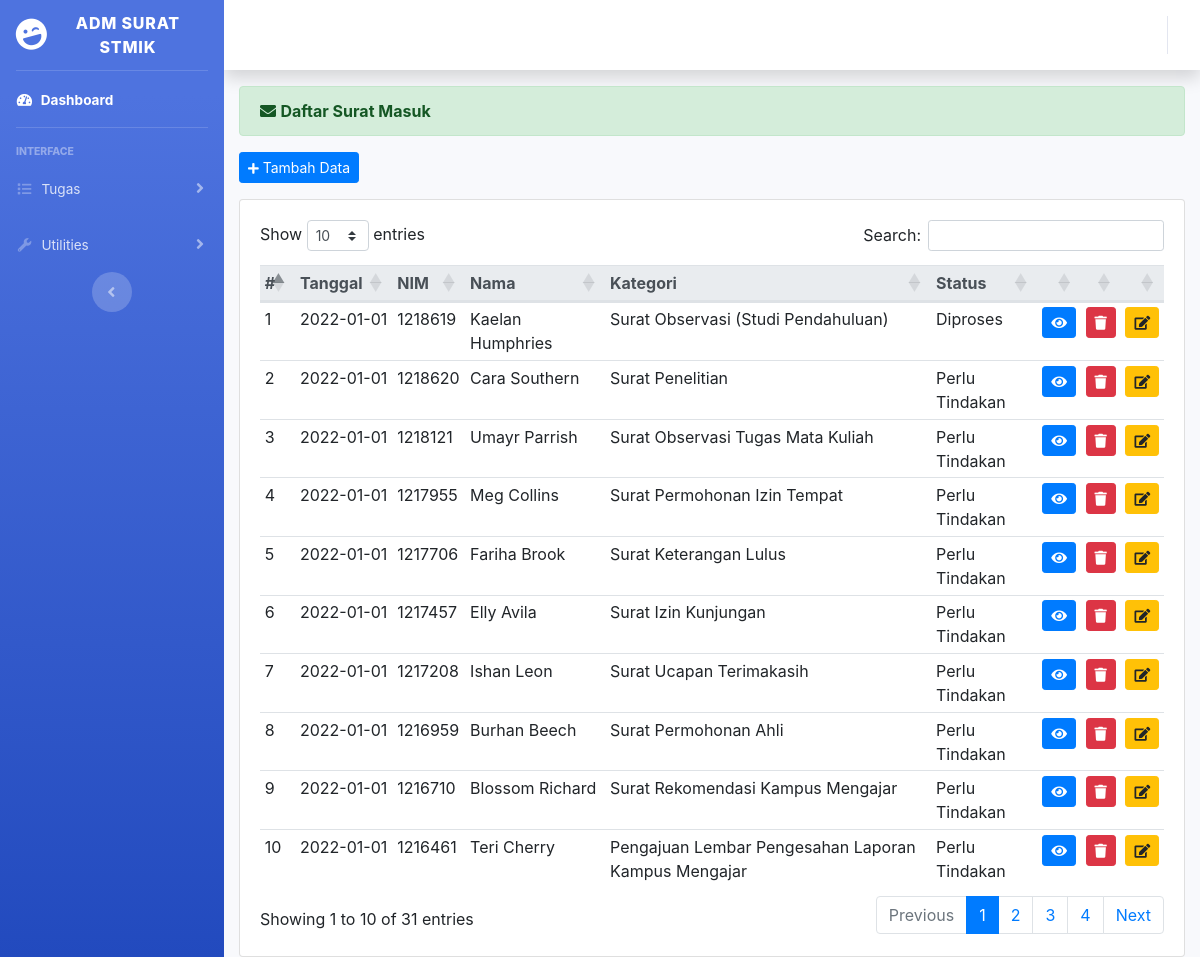
The app's page /index.php/administrator/arsip with its own data.
### tables this page shows
CREATE TABLE `arsip` (
  `id_arsip` int(220) NOT NULL,
  `tanggal` date NOT NULL,
  `nim` int(10) NOT NULL,
  `nama` varchar(255) NOT NULL,
  `kategori` varchar(255) NOT NULL,
  `berkas` text NOT NULL,
  `filedoc` varchar(255) NOT NULL,
  `status` varchar(255) NOT NULL
);

### application/controllers/administrator/arsip.php (called while the page is built, shortened)
<?php
class Arsip extends CI_Controller
{
    public function index()
    {
        $data['arsip'] = $this->arsip_model
        ->tampil_data('arsip')->result();
        $this->load->view('templates_administrator/header');
        $this->load->view('templates_administrator/sidebar');
        $this->load->view('administrator/arsip',$data);
        $this->load->view('templates_administrator/footer');
    }
}

### index.php (called while the page is built, shortened)
<?php
require_once BASEPATH.'core/CodeIgniter.php';

### application/models/arsip_model.php (called while the page is built, shortened)
<?php
class Arsip_model extends CI_Model
{
    public function tampil_data($table)
    {
        return $this->db->get($table);
    }
}

### application/views/administrator/arsip.php (the view, shortened to what this page needs)
<link rel="stylesheet" type="text/css" href="<?php echo base_url() . 'assets/css/bootstrap.css' ?>">
<link rel="stylesheet" href="https://cdn.jsdelivr.net/npm/bootstrap@4.0.0/dist/css/bootstrap.min.css">
<link rel="stylesheet" href="https://cdnjs.cloudflare.com/ajax/libs/twitter-bootstrap/4.5.2/css/bootstrap.css">
<link rel="stylesheet" href="https://cdn.datatables.net/1.11.5/css/dataTables.bootstrap4.min.css">
<div class="container-fluid">
     <div class="alert alert-success" role="alert">
        <i class="fas fa-envelope"></i>
        <strong>Daftar Surat Masuk </strong>
    </div>
    <?php echo anchor('administrator/arsip/tambah_arsip', '
    <button class="btn btn-sm btn-primary mb-3"><i class="fas fa-plus fa-sm"></i> Tambah Data</button>') ?>
     <div class="card">
    <div class="card-body">
     <table class="table table-sm" id="example">
  <thead class="thead-light">
    <tr>
      <th scope="col">#</th>
      <th scope="col">Tanggal</th>
      <th scope="col">NIM</th>
	    <th scope="col">Nama</th>
      <th scope="col">Kategori</th>
      <th scope="col">Status</th>
      <th scope="col"></th>
      <th scope="col"></th>
      <th scope="col"></th>
    </tr>
  </thead>
  <tbody>
  <?php
        $no = 1;
        foreach($arsip as $ars) : ?>
        <tr>
            <td><?php echo $no++; ?></td>
            <td><?php echo $ars->tanggal ?></td>
            <td><?php echo $ars->nim ?></td>
            <td><?php echo $ars->nama ?></td>
            <td><?php echo $ars->kategori ?></td>
            <td><?php echo $ars->status ?></td>
            <td width="20px"><?php echo anchor('administrator/arsip/detail/' . $ars->id_arsip, '<div class="btn btn-sm btn-primary"><i class="fa fa-eye"></i></div>') ?></td>
            <td width="20px"><?php echo anchor('administrator/arsip/delete/' . $ars->id_arsip, '<div class="btn btn-sm btn-danger"><i class="fa fa-trash"></i></div>') ?></td>
            <td width="20px"><?php echo anchor('administrator/arsip/update/' . $ars->id_arsip, '<div class="btn btn-sm btn-warning"><i class="fa fa-edit"></i></div>') ?></td>
      </th></tr>
      <?php endforeach; ?>
</tbody>
  </table>
  </div>
</div>
</div>
</div>

### application/views/templates_administrator/header.php (shortened to what this page needs)
<!DOCTYPE html>
<html lang="en">
<head>
    <link href="<?php echo base_url() ?>assets/vendor/fontawesome-free/css/all.min.css" rel="stylesheet" type="text/css">
    <link href="<?php echo base_url() ?>assets/css/sb-admin-2.min.css" rel="stylesheet">
</head>

### application/views/templates_administrator/sidebar.php (shortened to what this page needs)
<body id="page-top">
    <div id="wrapper">
        <ul class="navbar-nav bg-gradient-primary sidebar sidebar-dark accordion" id="accordionSidebar">
            <a class="sidebar-brand d-flex align-items-center justify-content-center" href="index.html">
                <div class="sidebar-brand-icon rotate-n-15">
                    <i class="fas fa-laugh-wink"></i>
                </div>
                <div class="sidebar-brand-text mx-1">ADM Surat STMIK</div>
            </a>
            <hr class="sidebar-divider my-0">
            <li class="nav-item active">
                <a class="nav-link" href="index.html">
                    <i class="fas fa-fw fa-tachometer-alt"></i>
                    <span>Dashboard</span></a>
            </li>
            <hr class="sidebar-divider">
            <div class="sidebar-heading">
                Interface
            </div>
            <li class="nav-item">
                <a class="nav-link collapsed" href="#" data-toggle="collapse" data-target="#collapseTwo" aria-expanded="true" aria-controls="collapseTwo">
                    <i class="fas fa-fw fa-list"></i>
                    <span>Tugas</span>
                </a>
            </li>
            <li class="nav-item">
                <a class="nav-link collapsed" href="#" data-toggle="collapse" data-target="#collapseUtilities" aria-expanded="true" aria-controls="collapseUtilities">
                    <i class="fas fa-fw fa-wrench"></i>
                    <span>Utilities</span>
                </a>
            </li>
            <div class="text-center d-none d-md-inline">
                <button class="rounded-circle border-0" id="sidebarToggle"></button>
            </div>
        </ul>
        <div id="content-wrapper" class="d-flex flex-column">
            <div id="content">
                <nav class="navbar navbar-expand navbar-light bg-white topbar mb-3 static-top shadow">
                    <ul class="navbar-nav ml-auto">
                    </ul>
                </nav>

### application/views/templates_administrator/footer.php (shortened to what this page needs)
</body>
</html>

### records on screen
arsip: tanggal "2022-01-01", nim "1218619", nama "Kaelan Humphries", kategori "Surat Observasi (Studi Pendahuluan)", status "Diproses"
arsip: tanggal "2022-01-01", nim "1218620", nama "Cara Southern", kategori "Surat Penelitian", status "Perlu Tindakan"
arsip: tanggal "2022-01-01", nim "1218121", nama "Umayr Parrish", kategori "Surat Observasi Tugas Mata Kuliah", status "Perlu Tindakan"
arsip: tanggal "2022-01-01", nim "1217955", nama "Meg Collins", kategori "Surat Permohonan Izin Tempat", status "Perlu Tindakan"
arsip: tanggal "2022-01-01", nim "1217706", nama "Fariha Brook", kategori "Surat Keterangan Lulus", status "Perlu Tindakan"
arsip: tanggal "2022-01-01", nim "1217457", nama "Elly Avila", kategori "Surat Izin Kunjungan", status "Perlu Tindakan"
arsip: tanggal "2022-01-01", nim "1217208", nama "Ishan Leon", kategori "Surat Ucapan Terimakasih", status "Perlu Tindakan"
arsip: tanggal "2022-01-01", nim "1216959", nama "Burhan Beech", kategori "Surat Permohonan Ahli", status "Perlu Tindakan"
arsip: tanggal "2022-01-01", nim "1216710", nama "Blossom Richard", kategori "Surat Rekomendasi Kampus Mengajar", status "Perlu Tindakan"
arsip: tanggal "2022-01-01", nim "1216461", nama "Teri Cherry", kategori "Pengajuan Lembar Pengesahan Laporan Kampus Mengajar", status "Perlu Tindakan"
